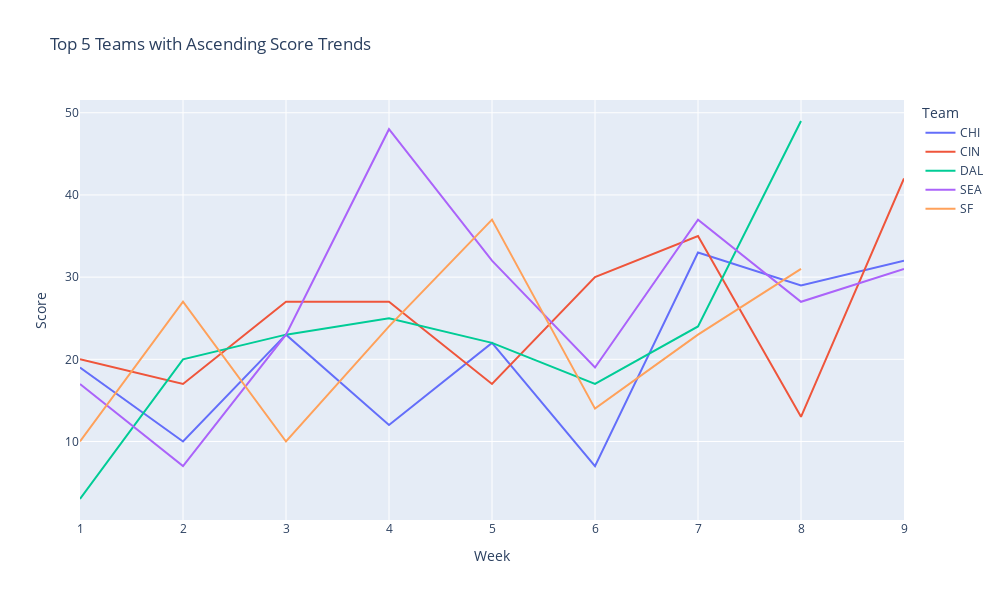

This figure's notebook cell:
### Markdown cell above
上升趋势最强的5个队

### Code cell
# 绘制上升趋势的队伍得分
fig_ascend = px.line(ascending_scores, x='week', y='Score', color='Team',
                     title='Top 5 Teams with Ascending Score Trends',
                     labels={'week': 'Week', 'Score': 'Score'},
                     width=1000, height=600)
fig_ascend.show()
print(ascending_teams)

### Figure 1 — Plotly figure (JSON) as saved in the notebook; plotly's stock layout.template omitted (floating-point values rounded to 4 significant figures)
{"data": [{"hovertemplate": "Team=CHI<br>Week=%{x}<br>Score=%{y}<extra></extra>", "legendgroup": "CHI", "line": {"color": "#636efa", "dash": "solid"}, "marker": {"symbol": "circle"}, "mode": "lines", "name": "CHI", "orientation": "v", "showlegend": true, "type": "scatter", "x": [1, 2, 3, 4, 5, 6, 7, 8, 9], "xaxis": "x", "y": [19, 10, 23, 12, 22, 7, 33, 29, 32], "yaxis": "y"}, {"hovertemplate": "Team=CIN<br>Week=%{x}<br>Score=%{y}<extra></extra>", "legendgroup": "CIN", "line": {"color": "#EF553B", "dash": "solid"}, "marker": {"symbol": "circle"}, "mode": "lines", "name": "CIN", "orientation": "v", "showlegend": true, "type": "scatter", "x": [1, 2, 3, 4, 5, 6, 7, 8, 9], "xaxis": "x", "y": [20, 17, 27, 27, 17, 30, 35, 13, 42], "yaxis": "y"}, {"hovertemplate": "Team=DAL<br>Week=%{x}<br>Score=%{y}<extra></extra>", "legendgroup": "DAL", "line": {"color": "#00cc96", "dash": "solid"}, "marker": {"symbol": "circle"}, "mode": "lines", "name": "DAL", "orientation": "v", "showlegend": true, "type": "scatter", "x": [1, 2, 3, 4, 5, 6, 7, 8], "xaxis": "x", "y": [3, 20, 23, 25, 22, 17, 24, 49], "yaxis": "y"}, {"hovertemplate": "Team=SEA<br>Week=%{x}<br>Score=%{y}<extra></extra>", "legendgroup": "SEA", "line": {"color": "#ab63fa", "dash": "solid"}, "marker": {"symbol": "circle"}, "mode": "lines", "name": "SEA", "orientation": "v", "showlegend": true, "type": "scatter", "x": [1, 2, 3, 4, 5, 6, 7, 8, 9], "xaxis": "x", "y": [17, 7, 23, 48, 32, 19, 37, 27, 31], "yaxis": "y"}, {"hovertemplate": "Team=SF<br>Week=%{x}<br>Score=%{y}<extra></extra>", "legendgroup": "SF", "line": {"color": "#FFA15A", "dash": "solid"}, "marker": {"symbol": "circle"}, "mode": "lines", "name": "SF", "orientation": "v", "showlegend": true, "type": "scatter", "x": [1, 2, 3, 4, 5, 6, 7, 8], "xaxis": "x", "y": [10, 27, 10, 24, 37, 14, 23, 31], "yaxis": "y"}], "layout": {"height": 600, "legend": {"title": {"text": "Team"}, "tracegroupgap": 0}, "title": {"text": "Top 5 Teams with Ascending Score Trends"}, "width": 1000, "xaxis": {"anchor": "y", "domain": [0, 1], "title": {"text": "Week"}}, "yaxis": {"anchor": "x", "domain": [0, 1], "title": {"text": "Score"}}}}
